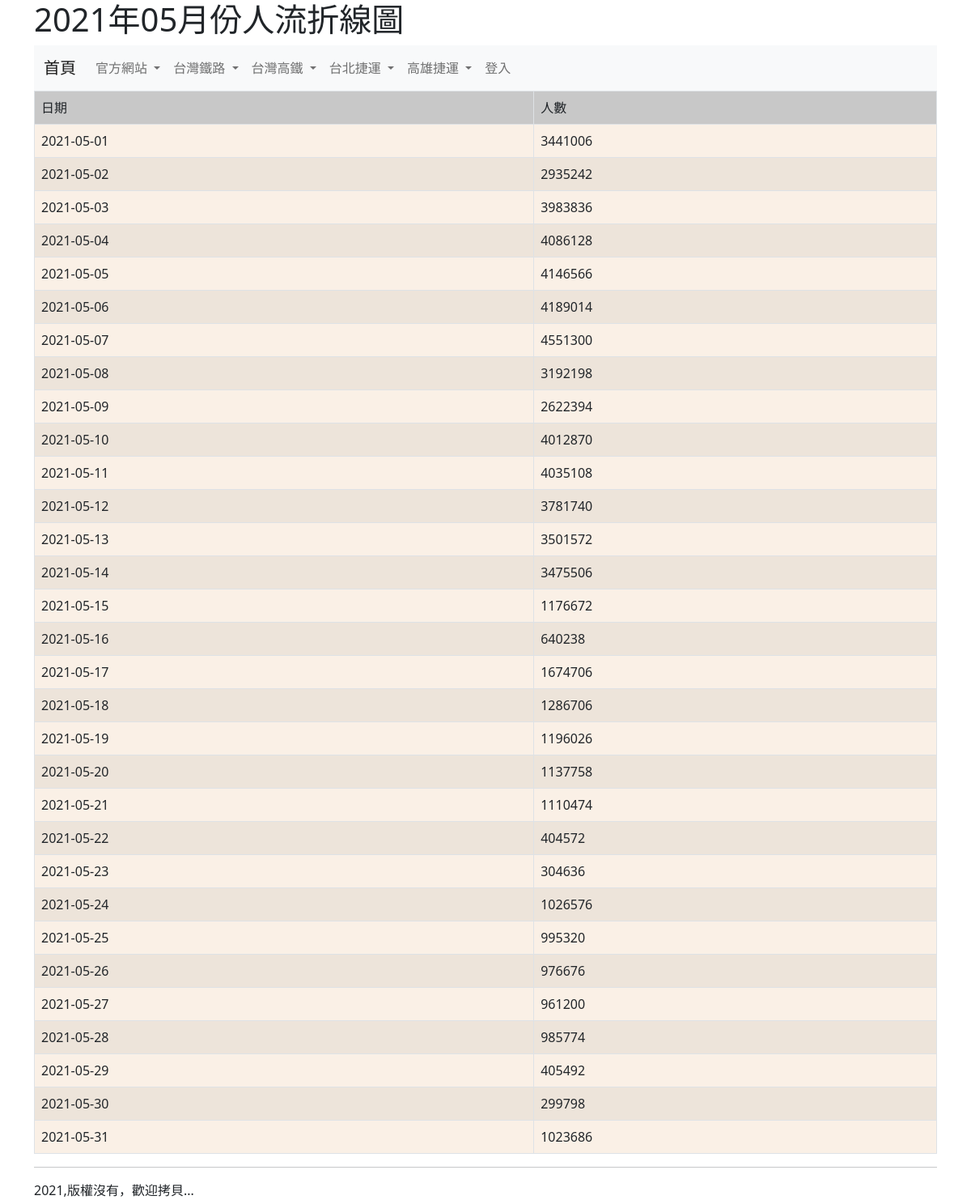
/202105/, run on the app's committed database.
### mainsite/models.py (models this page shows, shortened)
class Visitor_202105(models.Model):
    date = models.CharField(max_length=10)
    number = models.PositiveIntegerField(default=0)

### mainsite/views.py (the view)
# urls.py: path('202105/', show202105),
def show202105(request):
    try:
        visitor_data = Visitor_202105.objects.all()
        title_date = "2021年05月份"
    except:
        return redirect('/')
    return render(request, "202105.html", locals())

### templates/202105.html (shortened to what this page needs)
{% extends "base.html" %}
{% block headmessage %}<h1>2021年05月份人流折線圖</h1>{% endblock %}
{% block content %}
<table class='table table-striped table-bordered' border="1" bgcolor="#FAF0E6">
	<tr bgcolor="#D3D3D3"><td>日期</td><td>人數</td></tr>
{% for i in visitor_data %}
	<tr>
		<td>{{i.date}}</td>
		<td>{{i.number}}</td>
	</tr>
{% endfor %}
</table>
{% endblock %}

### templates/base.html (style rules this page uses)
body { background-image: url("https://www.befreetour.com/img/produk/thsr-one-way-ticket/thsr-one-way-ticket_4d5e78752604ecb82fde4fd98e77cfe4e5a845ea.jpg"); background-opacity: 0.1; background-attachment: fixed; background-repeat: no-repeat; }

### data on the page
Visitor_202105: date "2021-05-01", number "3441006"
Visitor_202105: date "2021-05-02", number "2935242"
Visitor_202105: date "2021-05-03", number "3983836"
Visitor_202105: date "2021-05-04", number "4086128"
Visitor_202105: date "2021-05-05", number "4146566"
Visitor_202105: date "2021-05-06", number "4189014"
Visitor_202105: date "2021-05-07", number "4551300"
Visitor_202105: date "2021-05-08", number "3192198"
Visitor_202105: date "2021-05-09", number "2622394"
Visitor_202105: date "2021-05-10", number "4012870"
Visitor_202105: date "2021-05-11", number "4035108"
Visitor_202105: date "2021-05-12", number "3781740"
Visitor_202105: date "2021-05-13", number "3501572"
Visitor_202105: date "2021-05-14", number "3475506"
Visitor_202105: date "2021-05-15", number "1176672"
Visitor_202105: date "2021-05-16", number "640238"
Visitor_202105: date "2021-05-17", number "1674706"
Visitor_202105: date "2021-05-18", number "1286706"
Visitor_202105: date "2021-05-19", number "1196026"
Visitor_202105: date "2021-05-20", number "1137758"
Visitor_202105: date "2021-05-21", number "1110474"
Visitor_202105: date "2021-05-22", number "404572"
Visitor_202105: date "2021-05-23", number "304636"
Visitor_202105: date "2021-05-24", number "1026576"
Visitor_202105: date "2021-05-25", number "995320"
Visitor_202105: date "2021-05-26", number "976676"
Visitor_202105: date "2021-05-27", number "961200"
Visitor_202105: date "2021-05-28", number "985774"
Visitor_202105: date "2021-05-29", number "405492"
Visitor_202105: date "2021-05-30", number "299798"
Visitor_202105: date "2021-05-31", number "1023686"
